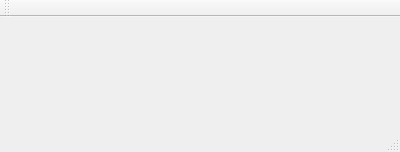
<?xml version="1.0" encoding="UTF-8"?>
<ui version="4.0">
 <class>MainWindow</class>
 <widget class="QMainWindow" name="MainWindow">
  <property name="geometry">
   <rect>
    <x>0</x>
    <y>0</y>
    <width>400</width>
    <height>152</height>
   </rect>
  </property>
  <property name="windowTitle">
   <string>MainWindow</string>
  </property>
  <widget class="QWidget" name="centralWidget">
   <property name="sizePolicy">
    <sizepolicy hsizetype="Expanding" vsizetype="Expanding">
     <horstretch>0</horstretch>
     <verstretch>0</verstretch>
    </sizepolicy>
   </property>
   <property name="minimumSize">
    <size>
     <width>0</width>
     <height>0</height>
    </size>
   </property>
   <property name="autoFillBackground">
    <bool>true</bool>
   </property>
  </widget>
  <widget class="QMenuBar" name="menuBar">
   <property name="geometry">
    <rect>
     <x>0</x>
     <y>0</y>
     <width>400</width>
     <height>23</height>
    </rect>
   </property>
  </widget>
  <widget class="QToolBar" name="mainToolBar">
   <attribute name="toolBarArea">
    <enum>TopToolBarArea</enum>
   </attribute>
   <attribute name="toolBarBreak">
    <bool>false</bool>
   </attribute>
  </widget>
  <widget class="QStatusBar" name="statusBar"/>
  <action name="action_Open">
   <property name="text">
    <string>&amp;Open</string>
   </property>
  </action>
  <action name="action_Save">
   <property name="text">
    <string>&amp;Save</string>
   </property>
  </action>
  <action name="actionSave_as">
   <property name="text">
    <string>Save &amp;as..</string>
   </property>
  </action>
  <action name="action_Exit">
   <property name="text">
    <string>&amp;Exit</string>
   </property>
  </action>
  <action name="actionColor_info_bar">
   <property name="checkable">
    <bool>true</bool>
   </property>
   <property name="checked">
    <bool>false</bool>
   </property>
   <property name="text">
    <string>Color info bar</string>
   </property>
  </action>
  <action name="actionHistogram">
   <property name="text">
    <string>Histogram</string>
   </property>
  </action>
  <action name="actionCrop">
   <property name="text">
    <string>Crop</string>
   </property>
  </action>
  <action name="actionBlur">
   <property name="text">
    <string>Blur</string>
   </property>
  </action>
  <action name="actionFusion">
   <property name="text">
    <string>Fusion</string>
   </property>
  </action>
  <action name="actionRezize">
   <property name="text">
    <string>Resize</string>
   </property>
  </action>
  <action name="action_Contrast_and_equilization">
   <property name="text">
    <string>&amp;Contrast and equilization</string>
   </property>
  </action>
  <action name="actionConvert_to_grey_scale">
   <property name="text">
    <string>Convert to &amp;grey scale</string>
   </property>
  </action>
  <action name="actionFilter">
   <property name="text">
    <string>Filter</string>
   </property>
  </action>
  <action name="actionJj">
   <property name="text">
    <string>jj</string>
   </property>
   <property name="iconVisibleInMenu">
    <bool>true</bool>
   </property>
  </action>
 </widget>
 <layoutdefault spacing="6" margin="11"/>
 <resources/>
 <connections/>
</ui>
